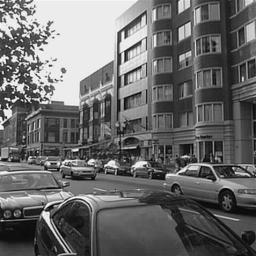
#> input picture img/originals/100.jpg, 256 x 256 px, given in place of 1.jpg, which was not available
$ python Rotation.py
#> lines starting #> are read from the running program, lines starting #| are printed output that depends on the picture
from skimage import io, transform, img_as_ubyte

for i in range(1, 293):
    img = io.imread(f'img/originals/{i}.jpg')
#> img is the input picture: shape (256, 256); min 0, max 255, mean 106.6
    rotation = transform.rotate(img, 90)
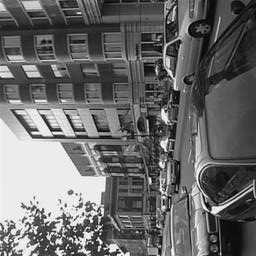
#> rotation: shape (256, 256) float64; min 0, max 1, mean 0.418
    io.imsave(f'img/rotated/90/{i}.jpg', img_as_ubyte(rotation))
#> pass 2 of the loop `for i in range(1, 293):`:
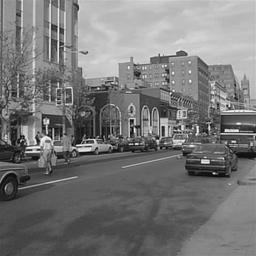
#> input picture img/originals/101.jpg, 256 x 256 px, given in place of 2.jpg, which was not available
#> img is the input picture: shape (256, 256); min 0, max 252, mean 119.8
#> `rotation = transform.rotate(img, 90)`:
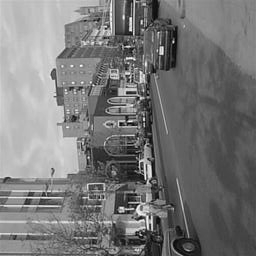
#> rotation: shape (256, 256) float64; min 0, max 0.988, mean 0.47
#> (the run stopped early here; a loop or call above may not have finished)
